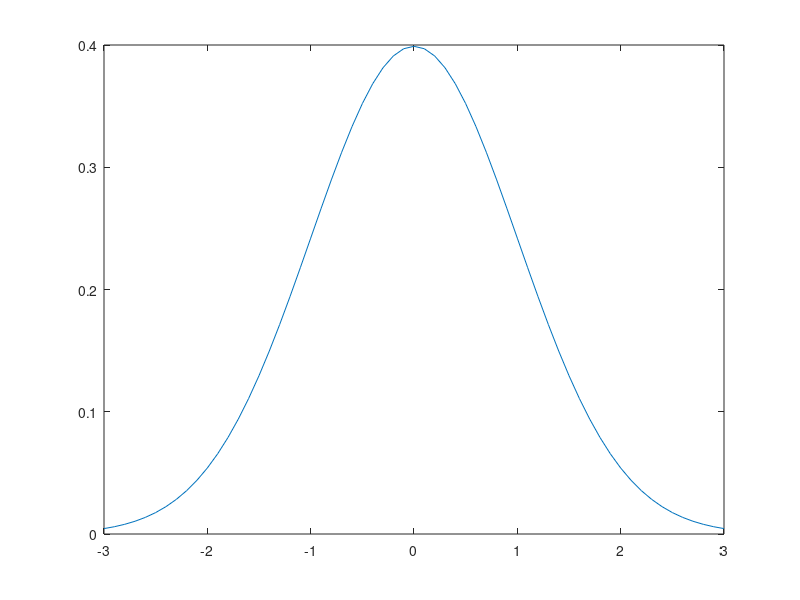

Here is the MATLAB script that generated this plot: (Note: this script raises an error after producing the figure.)
%% Predictive Maintenance of the Pick-and-Place Machines
% The implementations of the statistical tests in this report are hand-crafted, 
% with the aids of a few built-in functions |cdf()|, |icdf()|, |histcounts()|, 
% and |norminv()|. The purpose is to avoid presenting long codes of mundane computation, 
% so it provides a better readability for the reviewers to focus on what matters 
% more about the testing.
%% 1. Initial setup
% It is known that the settling time of the robot arms follow a normal distribution, 
% with the mean time of 1.7 ms, and the standard deviation (SD) up to 0.5 ms, 
% provided the arms operate at the maximum speed. Note that the codes in every 
% sections of statistical testing can be run in a stand-alone fashion, as long 
% as the initial setup in this section has been executed firstly. 

clearvars;clc;
% load data
Robot=load('AssignmentPredictiveMaintenance.mat');
% expected value of our model
mu=1.7;
% standard deviation upper bound of our model
sigma=0.5;
% significant level (corresponding to 99% confidence level)
sig_lv=0.01;
%% 2. Hypothesis testing for mean
% We now conduct a hypothesis testing with 99% confidence level.

% test 28 robot arms
for index=1:28
    speed=Robot.RobotArms(index).speed;
    time=Robot.RobotArms(index).settling_time;
    
    % data prunning
    % remove the data that do not indicate operations at the max speed
    invalid_speed=speed~=4.2;
    time(invalid_speed)=[];
    N=length(time);
    
    % sample mean
    s_mean=sum(time)/length(time);
    results(index).s_mean=s_mean;
    
    % sample variance
    s_var=sum((time-s_mean).^2)/(length(time)-1);
    s_sigma=sqrt(s_var);
    results(index).s_sigma=s_sigma;
    
    % z-statistic
    s_z=sqrt(N).*(s_mean-mu)/s_sigma;
    results(index).s_z=s_z;
    %p value
    pval=cdf("Normal",-abs(s_z),0,1)+(1-cdf("Normal",abs(s_z),0,1));
    results(index).pval=pval;
    
    % decide on H_0
    if pval<sig_lv
        report(index).ztest=1;
    else
        report(index).ztest=0;
    end
    
    % half width  
    half_width=abs(icdf('Normal',sig_lv/2,0,1)).*s_sigma/sqrt(N);
    results(index).half_width=half_width;
    
    % confidenc interval
    ci_l=s_mean-half_width;
    ci_r=s_mean+half_width;
    results(index).ci=[ci_l ci_r];
end
%% 
% Since we have a sufficiently large sample size (a thousand, after pruning), 
% by CTL we can approximate the sum of the random variables to a normal distribution. 
% Hence it justifies the choice of z-test (using normal distribution) over t-test 
% (using t-distribution) in our scenario. 
% 
% The two hypotheses we set up are shown as the following:
%% 
% * *H0*: mean = 1.7
% * *H1*; mean $\not=$ 1.7
%% 
% Since the mean is actually defined in the spec so it must be correct, the 
% only interpretation remains for the rejection of H0 is to suggest the robot 
% is malfunctioning.
% 
% Based on the p value we just computed, we will reject H0 if p value < 0.01. 
% The statistical meaning of this concerns with the likelihood of getting the 
% sample mean at least as extreme being less than (1 - confidence level). Hence 
% we say that 99% chance the hypothesized distribution will contain the sample 
% mean we observe. An example of an acceptance (i.e., fail to reject) of H0 for 
% the robot #2 is shown below. Note that the test statistic lies within the range 
% between the left (0.05%) and the right (99.5%) critical values. 

plot([-3:.1:3],normpdf([-3:.1:3]));
xline(icdf('normal',0.005,0,1),'-k');
xline(icdf('normal',0.995,0,1),'-k');
xline(results(2).s_z,'-r');
title('z statistic (red) and 99% confidence level (black), robot #2');
%% 
% Below illustrates the sample mean with the confidence interval at 99% for 
% all 28 robots, the red horizontal line represents the mean of the hypothesized 
% model.

y_rob=[];
y_rob=[y_rob results.s_mean];
err=[];
err=[err results.half_width];
errorbar([1:1:28],y_rob,err,'o');
yline(mu,'-r',"mean");
set(gca,'xminorgrid','on','yminorgrid','off')
title('sample mean and confidence interval, robot #1~#28 ');
%% 3. Chi square goodness-of-fit
% We now conduct a chi square testing with 99% confidence level.

for index=1:28
    speed=Robot.RobotArms(index).speed;
    time=Robot.RobotArms(index).settling_time;
    
    % data prunning
    % remove the data that do not indicate operations at the max speed
    invalid_speed=speed~=4.2;
    time(invalid_speed)=[];
    N=length(time);
    
    % bin size
    k=100;
    % critical value at 99% confidence level
    c_val_chi=icdf("Chisquare",0.99,k-1);
    
    min_chisquare=realmax;
    % try different SD value up to 0.5
    for m_sigma=sigma/100:sigma/100:sigma
        % create equiprobable bins
        x=norminv(1/k:1/k:(k-1)/k,mu,m_sigma);
        pd=makedist('Normal','mu',mu,'sigma',m_sigma);
        y=diff(cdf(pd,x));
        y=[(1-sum(y))/2 y (1-sum(y))/2];
        expcount=N*y;
        edges=[-inf x inf];
        % count the samples falling in each bin
        bincount=histcounts(time,edges);
        chisquare=sum(((bincount-expcount).^2)./expcount);
        % update
        min_chisquare=min(chisquare, min_chisquare);
    end
    
    % decide on H_0
     results(index).chisquare=min_chisquare;
        if min_chisquare>c_val_chi
            report(index).chi2=1;
        else
            report(index).chi2=0;
        end
end
%% 
% The two hypotheses we set up are shown as the following:
%% 
% * *H0*: the sample fits our specific normal distribution
% * *H1*: the sample does not fit our specific normal distribution
%% 
% For the interval between bins we choose it to be equiprobable, since it can 
% guarantee an unbiased test (Kendall and Stuart, 1979), that is, the test is 
% more likely to reject H0 when it is false than when it is true. As for the number 
% of bins, we want it to be as many as it can be, such that the information will 
% not be lost due to the coarse granularity. However, we also have to ensure the 
% expected counts inside each bin is $\ge$ 5, a general guideline mentioned in 
% the textbook (Law, 2000), in order to retain the test validity. Consequently, 
% we argue that a bin size of k =100 is a reasonable choice for our situation.
% 
% Using robot #28 as example. we show the expected counts of the hypothesized 
% normal distribution, along with the counts in each bin interval for the sample. 
% The H0 is rejected because the chi square statistic is larger than the critical 
% value at 99% confidence. Even by checking visually, it is apparent to determine 
% the discrepancy between the two distributions is large, as shown in the plot 
% below:

histogram(time,k);
hold on;
step=(6*sigma)/k;
plot([mu-3*sigma:step:mu+3*sigma-step],N*diff(cdf(pd,[mu-3*sigma:step:mu+3*sigma])));
title('Comparison of sample distribution and the hypothesis', 'SD = 0.5, robot #28');
hold off;
% 3.1 Chi-square test for variance
% We now conduct a chi square testing with 99% confidence level for the variance.

for index=1:28
    speed=Robot.RobotArms(index).speed;
    time=Robot.RobotArms(index).settling_time;
    
    % data prunning
    % remove the data that do not indicate operations at the max speed
    invalid_speed=speed~=4.2;
    time(invalid_speed)=[];
    N=length(time);
    
    % sample mean
    s_mean=sum(time)/length(time);
    results(index).s_mean=s_mean;
    
    % sample variance
    s_var=sum((time-s_mean).^2)/(length(time)-1);
    s_sigma=sqrt(s_var);
    results(index).s_sigma=s_sigma;
    
    % critical value at 99% confidence level
    c_val_chi_var=icdf("Chisquare",0.99,N-1);
    
    var_chisquare=(N-1).*s_var/(sigma.^2);
    results(index).var_chisquare=var_chisquare;
    if var_chisquare>c_val_chi_var
        report(index).chi2_var=1;
    else
        report(index).chi2_var=0;
    end
end
%% 
% The two hypotheses we set up are shown as the following:
%% 
% * *H0*: variance = 0.5
% * *H1*: variance > 0.5
%% 
% The test is one-tailed because the spec allows the variance to be smaller 
% than 0.5, therefore we only look at the right hand side. If the chi statistic 
% > critical value, then H0 will be rejected.
%% 4. Kolmogorov-Smirnov goodness-of-fit
% We now conduct a K-S testing with 99% confidence level.

for index=1:28
    speed=Robot.RobotArms(index).speed;
    time=Robot.RobotArms(index).settling_time;
    
    % data prunning
    % remove the data that do not indicate operations at the max speed
    invalid_speed=speed~=4.2;
    time(invalid_speed)=[];
    N=length(time);
    
    quantile=sort(time.');
    emp_cdf=[];
    for n=1:N
        emp_cdf=[emp_cdf sum(quantile(:)<=quantile(n))/N];
    end
    % critical value at 99% confidence level
    c_val_ks=1.628/(sqrt(N)+0.12+(0.11/sqrt(N)));
    
    min_d_n=realmax;
    % try different SD value up to 0.5
    for m_sigma = sigma/100:sigma/100:sigma
        pd = makedist('Normal','mu',mu,'sigma',m_sigma);
        norm_cdf=cdf(pd,quantile);
        % compute the max vertical difference
        d_plus=max(emp_cdf-norm_cdf);
        % comput at the same point, with the value "just before"
        d_minus=max(norm_cdf-(emp_cdf-1/N));
        % take the larger one
        d_n=max(d_plus,d_minus);
        % update
        min_d_n=min(min_d_n,d_n);
    end
        results(index).d_n=min_d_n;
    % decide on H_0
    if min_d_n>c_val_ks
        report(index).ks=1;
    else
        report(index).ks=0;
    end
end
%% 
% The two hypotheses we set up are shown as the following:
%% 
% * *H0*: the sample fits our specific normal distribution
% * *H1*: the sample does not fit our specific normal distribution
%% 
% Note that the hypotheses we have in the K-S test are the same as they are 
% in the chi square test. The two testings are both used to test the goodness-of-fit, 
% i.e., describe whether the observed sample comes from a specific distribution.
% 
% The K-S test avoids the guessing work of binning size, by comparing the empirical 
% CDF of the sample to that of the hypothesized distribution. The maximum difference 
% of the two CDFs is computed. If the test statistic > critical vale, then reject 
% H0.
% 
% Once again, using robot #28 as example. The H0 is rejected, and we can clearly 
% see the reason, as there are large vertical differences seen at the both tails 
% of the distribututions.

plot(quantile,emp_cdf);
hold on;
plot(quantile,norm_cdf);
title('Compare empirical CDF and hypothesized CDF, robot #28');
legend('sample','spec','Location','northwest');
hold off;
%% 5. Conclusion
% The following table displays the results for all 28 robots of the above mentioned 
% tests, where *1* denotes rejection of H0, and *0* denotes acceptance.

report
%% 
% Since the we have tested for the mean (z test) and the variance (chi square 
% for variance) separately, we argue that taking the union of "H0 rejections" 
% from both tests will reflect whether our sample is truly consistent with the 
% normal distribution which described by the spec. Hence we could combine both 
% tests and regard them as one testing on malfunctioning (see Section 6.2).
% 
% Furthermore, we incline to be conservative with the decision (see Section 
% 6.1), such that if any of the three tests (namely the "combined test", chi square 
% test, and KS test) fails to reject H0 of an individual robot, then we determine 
% that particular robot is working normally. The final result of our malfunctioning 
% robots is as the following.

broken=[];
for index=1:28
    % adjust final outcome based on the observations of significant level (type1 err) and power (type2 err)
    if bitor(report(index).ztest,report(index).chi2_var).*report(index).chi2.*report(index).ks == 1
        broken=[broken index];
    end     
end
broken
%% 6. Other important remarks
% 6.1 Type I error
% The Type I error rate ($\alpha$) is the significant level (1-99% in this case) 
% in hypothesis testing. When we conduct multiple statistical tests on a same 
% data, the familywise type I error rate becomes 
% 
% 1-(1-$\alpha$)^(number of tests) = 1-(0.99)^4 = 0.039
% 
% This is undesired because now the confidence level is 96% instead of 99%. 
% One technique to overcome that is called Bonferroni correction, although being 
% criticized by some  as "useless" (Perneger, 1998) (Nakagawa, 2004). The general 
% idea of Bonferroni correction is to divide the per test alpha by the number 
% of test, so the adjusted $\alpha^{\prime }$ becomes
% 
% $\alpha$' = $\alpha$ / (number of tests) = 0.01/4 = 0.0025
% 
% This adjustment essentially makes it harder to reject the null hypothesis 
% per test, in order to compensate for the increasing of the familywise type I 
% error probability.
% 
% We do not apply exactly the Bonferroni correction in our tests. However, we 
% do embrace a similar mentality, such that in Section 5 we take the logical intersection 
% of H0 outcomes from the three tests ("combined test", chi square test, and KS 
% test) to address this very issue.   
% 6.2 Type II error
% Since we have been told that a smooth operation of these robots is crucial 
% to obtain the overall desired throughput, it is important that we ensure the 
% null hypothesis can be correctly rejected, in other words, reducing Type II 
% error as much as possible. This relates to the idea of statistical power, which 
% is the probability of avoiding Type II error. There are three main factors that 
% can determine the power, namely the significant level, the effect size, and 
% the sample size. In our spec the significant level is given (1-99%), hence the 
% emphasis will be put on the remaining two factors.
% 
% It has been argued (Sullivan and Feinn, 2012) that reporting the substantive 
% significance (effect size) is as important as reporting the statistical significant, 
% if not more. The concept of effect size is essentially the
% 
% magnitude of the difference between groups, or how much two distinct distributions 
% overlap. When the overlap is large, it becomes more likely to not reject a false 
% null hypothesis, hence we have a low power, and vice versa. One of a common 
% estimate of effect size is Cohen’s d, where 
% 
% d = (difference between two group's means) / pooled SD
% 
% Assume the effect size is given, we know that increasing the sample size will 
% result in a sample mean closer to the true population mean, and that makes it 
% more likely to determine two distinct distributions, i.e., rejecting H0. It 
% is conventionally agreed that a power of 0.8 is sufficient. In order to evaluate 
% the number of samples needed to achieve that, we can do a power analysis when 
% the significant level and effect size are known. Below we show the power analysis 
% of the z-test and chi square test of variance for our robots.

z_enough=[];
% power analysis of z-test
for index=1:28
    % check whether the sample size sufficiently large (Pwr=0.8)
    if N>sampsizepwr('z',[mu,sigma],results(index).s_mean,0.8,[],'Alpha',sig_lv)
        z_enough=[z_enough index];
    end
end
% the list of robots that has sufficient sample size
z_enough
chi2var_enough=[];
% power analysis of chi^2 variance test
for index=1:28
    % check whether the sample size sufficiently large (Pwr=0.8)
    if N>sampsizepwr('var',sigma,results(index).s_sigma,0.8,[],'Alpha',sig_lv)
        chi2var_enough=[chi2var_enough index];
    end
end
% the list of robots that has sufficient sample size
chi2var_enough
%% 
% it is quite surprising that only few robots (see |z_enough|) has a sufficient 
% sample size in the z-test, and just a few more (see |chi2var_enough|) in the 
% chi square variance test. We believe this explains the inconsistency (see Section 
% 5) between the z-test (or chi square variance test) output and the goodness-of-fit 
% testings (chi^2, KS). Because it turns out Type II errors are more likely to 
% occurs in some robots than we originally thought. And this, reinforce our argument 
% in Section 5 of looking at the z-test and the chi square variance test as one 
% combined assessment for malfunctioning.
%% 7. Bibliography
%% 
% * Kendall, M. and Stuart, A. (1979) The Advanced Theory of Statistics: Inference 
% and Relationship. Hodder Arnold, London.
% * Law, A. M., Kelton, W. D., & Kelton, W. D. (2000). _Simulation modeling 
% and analysis_ (Vol. 3). New York: McGraw-Hill.
% * McDonald, J. H. (2009). _Handbook of biological statistics_ (Vol. 2, pp. 
% 6-59). Baltimore, MD: sparky house publishing.
% * Perneger, T. V. (1998). What's wrong with Bonferroni adjustments. _Bmj_, 
% _316_(7139), 1236-1238.
% * Nakagawa, S. (2004). A farewell to Bonferroni: the problems of low statistical 
% power and publication bias. _Behavioral ecology_, _15_(6), 1044-1045.
% * Sullivan, G. M., & Feinn, R. (2012). Using Effect Size-or Why the P Value 
% Is Not Enough. _Journal of graduate medical education_, _4_(3), 279–282.
%% 8. Appendix
% The various tests statistics and parameters for all 28 robots are included 
% in the following table

results